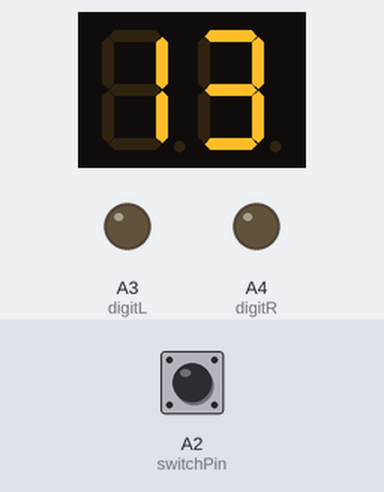
Recording of a sketch running on a simulated Arduino Uno, built with avr-gcc and run on an emulated ATmega328P. Shown: 2-digit seven-segment display, output pins drawn as LEDs (lit = HIGH). Wiring (inferred from the names in the program): 2-digit 7-segment display, segments lit when LOW: segments pin 2, pin 3, pin 4, pin 5, pin 6, pin 7, pin 8, pin 9, pin 10, pin 11, pin 12, pin 13, A0, A1. The inputs (shaded band) are chosen by the test bench; at power-on: A2 (switchPin) HIGH. The segment pins are drawn as the display they are named for; pins used as bus, display or sensor lines are not drawn.

Above: at 3.8 s.
3.9 s: A2 (switchPin) pulled LOW for 3.2 s
At 4.5 s:
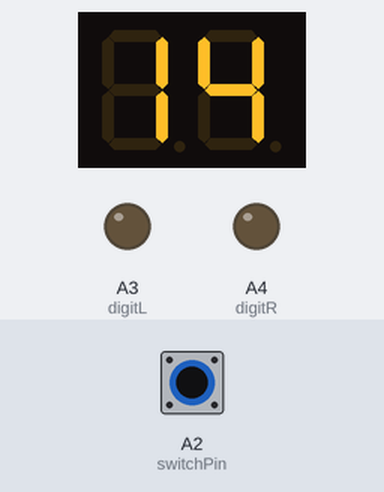
8.6 s: A2 (switchPin) pulled LOW for 3.2 s
At 9.8 s:
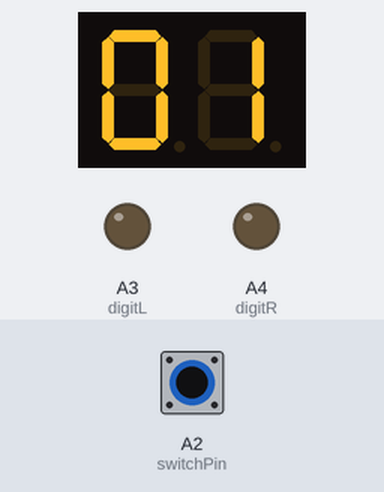
13.3 s: A2 (switchPin) pulled LOW for 1.3 s
At 14.8 s:
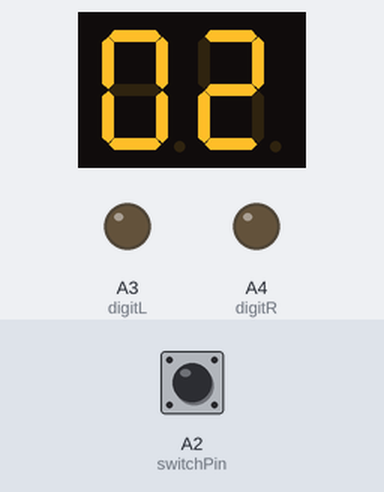
Timing chart, 0 to 16.3 s (numbered marks = the images above; inputs shaded):
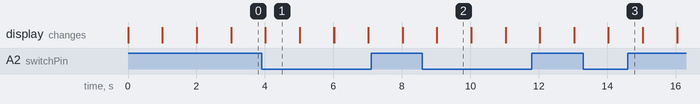

Measured:
- what the display in image 1 shows lasts 1.0 s, from 4.0 s to 5.0 s

The sketch:

lab4_part1.ino
```cpp
#define switchPin A2

int segR[] = {2, 3, 4, 5, 6, 7, 8};
int segL[] = {9, 10, 11, 12, 13, A0, A1};

#define digitR A4
#define digitL A3

int num[16][7] = {
  {0,0,0,0,0,0,1}, // 0
  {1,0,0,1,1,1,1}, // 1
  {0,0,1,0,0,1,0}, // 2
  {0,0,0,0,1,1,0}, // 3
  {1,0,0,1,1,0,0}, // 4
  {0,1,0,0,1,0,0}, // 5
  {0,1,0,0,0,0,0}, // 6
  {0,0,0,1,1,1,1}, // 7
  {0,0,0,0,0,0,0}, // 8
  {0,0,0,0,1,0,0}, // 9
  {0,0,0,1,0,0,0}, // A (10)
  {1,1,0,0,0,0,0}, // b (11)
  {0,1,1,1,0,0,1}, // C (12)
  {1,0,0,0,0,1,0}, // d (13)
  {0,1,1,0,0,0,0}, // E (14)
  {0,1,1,1,0,0,0}  // F (15)
};

int count = 0;
unsigned long t = 0;

void setup() {
  for(int i=0; i<7; i++){
    pinMode(segR[i], OUTPUT);
    pinMode(segL[i], OUTPUT);
  }
  pinMode(digitR, OUTPUT);
  pinMode(digitL, OUTPUT);
  pinMode(switchPin, INPUT_PULLUP);
}

void show(int n, int seg[], int digit){
  for(int i=0; i<7; i++) {
    digitalWrite(seg[i], num[n][i]);
  }
  delay(5);
  digitalWrite(digit, LOW);
}

void loop() {
  if(millis() - t > 1000){
    t = millis();
    if(digitalRead(switchPin) == LOW) {
      count = (count + 1) % 16;
    } else {
      count = (count + 15) % 16;
    }
  }

  show(count / 10, segR, digitL);
  show(count % 10, segL, digitR);
}
```
